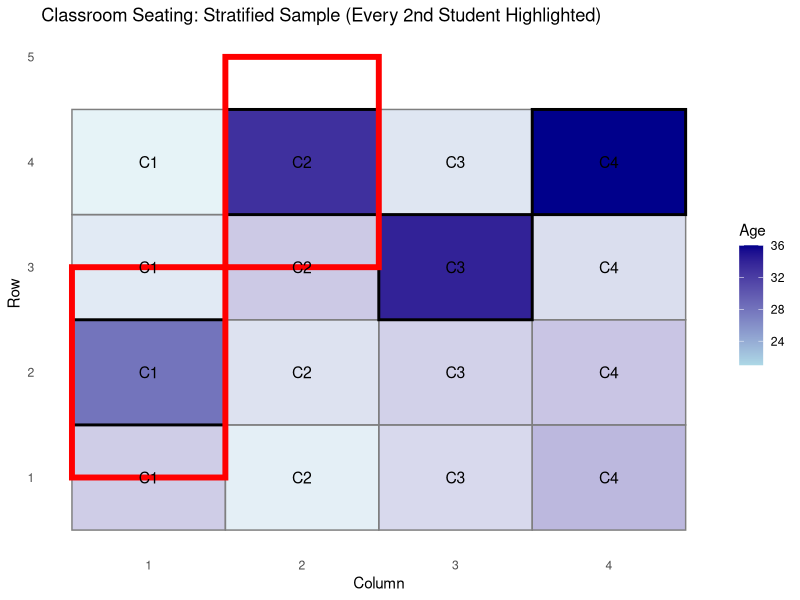

Here is the R script that generated this plot:
library(tidyverse)
library(ggplot2)

# Example data (replace with your dataset)
student_data <- tibble(
  Row = rep(1:4, each = 4),
  Col = rep(1:4, 4),
  Desk = paste0("R", Row, "C", Col),
  Age = c(30, 22, 27, 35, 28, 25, 29, 32, 23, 31, 34, 26, 21, 33, 24, 36),
  Gender = rep(c("Male", "Female"), 8),
  AgeRange = cut(
    Age,
    breaks = c(0, 25, 30, 40),
    labels = c("18-25", "26-30", "31-38")
  )
)
set.seed(123) # For reproducibility

set.seed(123)

set.seed(123)

stratified_sample <- student_data %>%
  group_by(Gender) %>%
  sample_n(2) %>% # Take 2 random students per gender
  arrange(Row, Col) %>% # Sort by physical position (critical!)
  ungroup() %>%
  mutate(
    # Assign TRUE/FALSE alternately, starting with TRUE for the first student
    is_highlighted = rep(c(TRUE, FALSE), times = n() / 2)
  )

ggplot() +
  # All students (light gray background)
  geom_tile(
    data = student_data,
    aes(x = Col, y = Row, fill = Age),
    color = "gray50",
    linewidth = 0.5,
    alpha = 0.3
  ) +
  # Stratified sample (darker borders)
  geom_tile(
    data = stratified_sample,
    aes(x = Col, y = Row, fill = Age),
    color = "black",
    linewidth = 1
  ) +
  # Highlight every second student (red border)
  geom_tile(
    data = filter(stratified_sample, is_highlighted),
    aes(x = Col, y = Row),
    fill = NA,
    color = "red",
    linewidth = 2
  ) +
  # Add desk labels
  geom_text(
    data = student_data,
    aes(x = Col, y = Row, label = str_sub(Desk, 3, 4)),
    size = 4
  ) +
  # Customize colors and labels
  scale_fill_gradient(
    low = "lightblue",
    high = "darkblue",
    name = "Age"
  ) +
  labs(
    title = "Classroom Seating: Stratified Sample (Every 2nd Student Highlighted)",
    x = "Column",
    y = "Row"
  ) +
  theme_minimal() +
  theme(
    panel.grid = element_blank(),
    legend.position = "right"
  )
